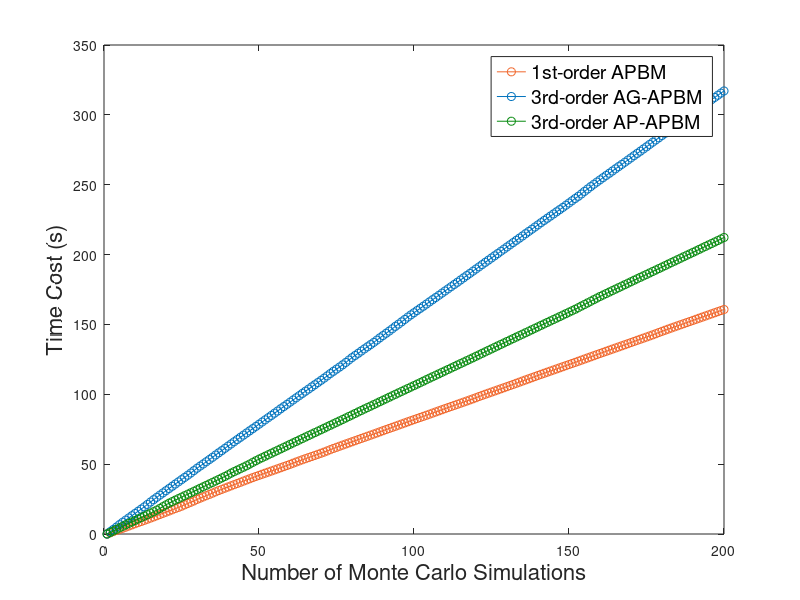
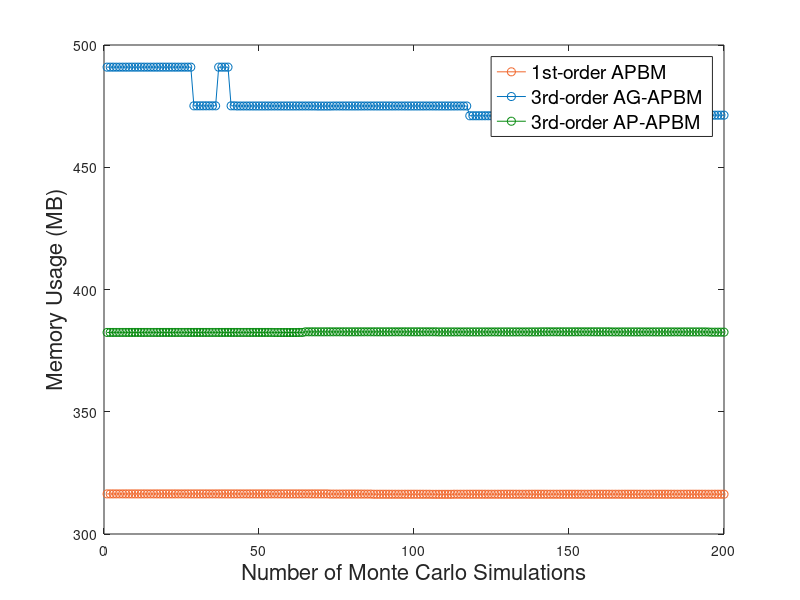

Reproduce these figures in MATLAB, in order.


memory_cost_ag1 = load("memoryCost_apbm_1st.mat");
memory_cost_ag1 = memory_cost_ag1.memoryCost;
memory_cost_ag1 = [memory_cost_ag1(1)*ones(25,1);memory_cost_ag1];
memory_cost_ag3 = load("memoryCost_agapbm_3rd.mat");
memory_cost_ag3 = memory_cost_ag3.memoryCost;
memory_cost_ag3 = [memory_cost_ag3(1)*ones(25,1);memory_cost_ag3];
memory_cost_ap3 = load("memoryCost_apapbm_3rd.mat");
memory_cost_ap3 = memory_cost_ap3.memoryCost;
memory_cost_ap3 = [memory_cost_ap3(1)*ones(25,1);memory_cost_ap3];

time_cost_ag1 = load("timeCost_apbm_1st.mat");
time_cost_ag1 = time_cost_ag1.timeData;
time_cost_ag3 = load("timeCost_agapbm_3rd.mat");
time_cost_ag3 = time_cost_ag3.timeData;
time_cost_ap3 = load("timeCost_apapbm_3rd.mat");
time_cost_ap3 = time_cost_ap3.timeData;

mc = 1:1:200;
h_time_cost = figure;
plot(mc, time_cost_ag1, '-o', "Color","#f0662b");
hold on
plot(mc, time_cost_ag3, '-o', "Color", "#0072bd");
plot(mc, time_cost_ap3, '-o', "Color","#068a0e");
xlabel('Number of Monte Carlo Simulations', "FontSize",16);
ylabel('Time Cost (s)', "FontSize",16);
% title('Time Cost Over 200 Monte Carlo Simulations', "FontSize",16);
legend("1st-order APBM", "3rd-order AG-APBM", "3rd-order AP-APBM", "FontSize",14)

mc = 1:1:200;
h_memory_cost = figure;
plot(mc, memory_cost_ag1, '-o', "Color","#f0662b");
hold on
plot(mc, memory_cost_ag3, '-o', "Color", "#0072bd");
plot(mc, memory_cost_ap3, '-o',"Color","#068a0e");
xlabel('Number of Monte Carlo Simulations', "FontSize",16);
ylabel('Memory Usage (MB)', "FontSize",16);
% title('Memory Usage Over 200 Monte Carlo Simulations', "FontSize",16);
legend("1st-order APBM", "3rd-order AG-APBM", "3rd-order AP-APBM", "FontSize",14)